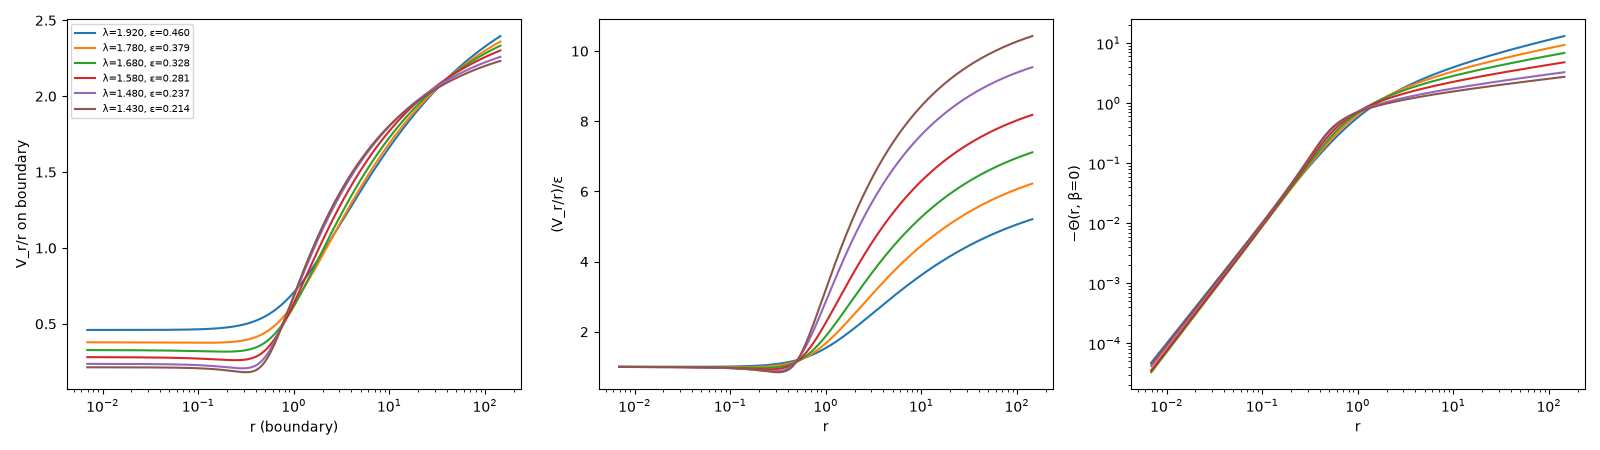

Source code (Python):
import numpy as np, sys
import matplotlib; matplotlib.use("Agg")
import matplotlib.pyplot as plt
from bq_solver import BQ
from bq_newton import full
fig, ax = plt.subplots(1, 3, figsize=(16, 4.5))
for f in sys.argv[1:]:
    lam = float(f.split('lam')[1][:6])
    B = BQ(lam); Y = np.load(f); X = full(B, Y)
    r = B.march(X / B.ea2[:, None], return_all=True)
    vr = (1 + lam) + r['Ur']
    eps = 1 + lam - r['A']
    s = B.s; sel = (s > -5) & (s < 5)
    ax[0].plot(np.exp(s[sel]), vr[sel, 0], label=f"λ={lam:.3f}, ε={eps:.3f}")
    ax[1].plot(np.exp(s[sel]), vr[sel, 0] / eps, label=f"λ={lam:.3f}")
    cpow = np.where(B.cb > 0, B.cb, 0.0)
    Th = r['Th'] * cpow[None, :] ** r['m']
    ax[2].loglog(np.exp(s[sel]), -Th[sel, 0], label=f"λ={lam:.3f}")
ax[0].set_xscale('log'); ax[1].set_xscale('log')
ax[0].set_xlabel('r (boundary)'); ax[0].set_ylabel('V_r/r on boundary'); ax[0].legend(fontsize=7)
ax[1].set_xlabel('r'); ax[1].set_ylabel('(V_r/r)/ε'); ax[2].set_xlabel('r'); ax[2].set_ylabel('−Θ(r, β=0)')
plt.tight_layout(); plt.savefig('viz_dip.png', dpi=100); print('ok')
